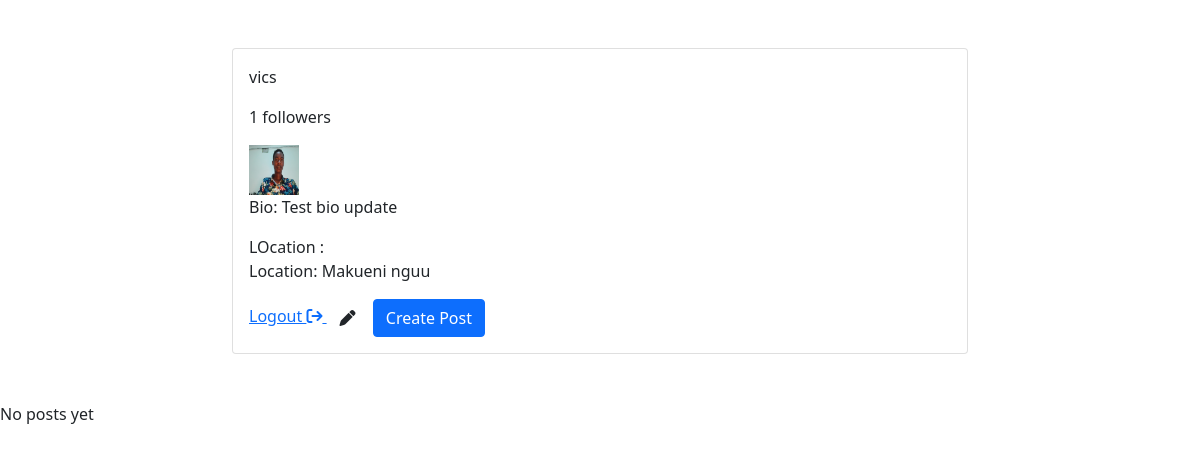
/profile/4/ (signed in), run on the app's committed database.
### users/models.py (models this page shows, shortened)
class Profile(models.Model):
    user = models.OneToOneField(User, on_delete=models.CASCADE, related_name='profile')
    image = models.FileField(upload_to='profile/images', null=True, blank=True)
    bio = models.TextField(null=True, blank=True)
    location = models.CharField(max_length=300, null=True, blank=True)
    followers = models.ManyToManyField(User, blank=True, related_name='followers')

### users/views.py (the view, shortened to what this page needs)
# urls.py: path('profile/<int:id>/', userProfile, name="profile"),
def userProfile(request, id):
    profile = get_object_or_404(Profile, id=id)
    posts = Post.objects.filter(author=profile.user).order_by('-id')
    form = ProfileForm(instance=profile)
    postf = PostForm()
    followers = profile.followers.all()
    no_of_followers = len(followers)
    if len(followers) == 0:
        is_following = False
    for follower in followers:
        if follower == request.user:
            is_following=True
            break
        else:
            is_following=False
    user = profile.user
    context = {
        'profile':profile,
        'user':user,
        'no_of_followers':no_of_followers,
        'is_following':is_following,
        'form':form,
        'posts':posts,
        'postf':postf
    }
    return render(request, 'Posts/profile.html', context)

### templates/Posts/profile.html (shortened to what this page needs)
{% load crispy_forms_tags %}
<!DOCTYPE html>
<html lang="en">
<head>
    <link href="https://cdn.jsdelivr.net/npm/bootstrap@5.0.2/dist/css/bootstrap.min.css" rel="stylesheet">
</head>
<body>
    <div class="container mt-4 mb-4">
        <div class="row mt-4 mb-4">
            <div class="col-md-2"></div>
            <div class="col-md-8 mt-4 mb-4">
                <div class="card">
                    <div class="card-body">
                        {% if user == request.user %}
                            <p class="card-text">{{request.user.username}}</p>
                            <p class="card-text"> {{no_of_followers}}<span> followers</span></p>
                                {% if profile.image %}
                                    <img src="{{profile.image.url}}" class="img-rounded-circle" width="50" height="50" alt="">
                                {% endif %}
                                {% if profile.bio %}
                                    <p class="card-text">Bio: <span>{{profile.bio}}</span></p>
                                {% endif %}
                                {% if profile.location %}
                                LOcation :<p class="card-text">Location: <span>{{profile.location}}</span></p>
                            {% endif %}
                            <a href="{% url 'logout' %}">Logout
                                <i class="fa-solid fa-arrow-right-from-bracket"></i>
                            </a>
                            <button type="button" class="btn " data-bs-toggle="modal" data-bs-target="#exampleModal">
                                <i class="fa-solid fa-pen"></i>
                              </button>
                              <button type="button" class="btn btn-primary" data-bs-toggle="modal" data-bs-target="#postModal">
                                Create Post
                              </button>
                        {% endif %}
                    </div>
                </div>
            </div>
            <div class="col-md-2"></div>
        </div>
    </div>
    {% if posts %}
    <div class="container mt-2 mb-2">
        <div class="row mt-2 mb-2">
            {% for post in posts %}
            <div class="col-md-3">
            <div class="card mt-2 mb-2">
                <img src="{{post.image.url}}"  class="card-img-top" width="150" height="100" alt="">
                <div class="card-body"></div>
            </div>
        </div>
            {% endfor %}
        </div>
    </div>
    {% else %}
    <p class="mt-2 mb-2">No posts yet</p>
    {% endif %}
</body>
</html>

### data on the page
Profile: image (picture), bio "Test bio update", location "Makueni nguu"

### other printed values
{{ request.user.username }} "vics"
{{ no_of_followers }} "1"
